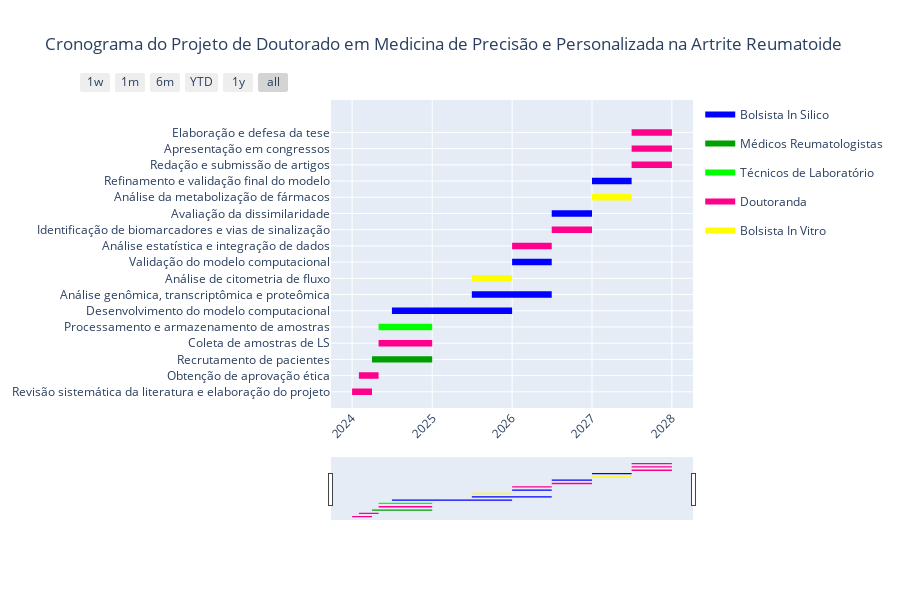

The notebook cell saved with this chart:
### Code cell
import plotly.figure_factory as ff
import pandas as pd

# Dados do cronograma
df = pd.DataFrame(
    [
        dict(Task="Revisão sistemática da literatura e elaboração do projeto", Start="2024-01-01", Finish="2024-04-01", Resource="Doutoranda"),
        dict(Task="Obtenção de aprovação ética", Start="2024-02-01", Finish="2024-05-01", Resource="Doutoranda"),
        dict(Task="Recrutamento de pacientes", Start="2024-04-01", Finish="2025-01-01", Resource="Médicos Reumatologistas"),
        dict(Task="Coleta de amostras de LS", Start="2024-05-01", Finish="2025-01-01", Resource="Médicos Reumatologistas"),
        dict(Task="Processamento e armazenamento de amostras", Start="2024-05-01", Finish="2025-01-01", Resource="Técnicos de Laboratório"),
        dict(Task="Análise genômica, transcriptômica e proteômica", Start="2025-01-01", Finish="2026-07-01", Resource="Bolsista In Silico"),
        dict(Task="Análise de citometria de fluxo", Start="2025-07-01", Finish="2026-01-01", Resource="Bolsista In Vitro"),
        dict(Task="Desenvolvimento do modelo computacional", Start="2025-01-01", Finish="2026-01-01", Resource="Bolsista In Silico"),
        dict(Task="Validação do modelo computacional", Start="2026-01-01", Finish="2026-07-01", Resource="Bolsista In Silico"),
        dict(Task="Análise estatística e integração de dados", Start="2026-01-01", Finish="2026-07-01", Resource="Doutorando(a)"),
        dict(Task="Identificação de biomarcadores e vias de sinalização", Start="2026-07-01", Finish="2027-01-01", Resource="Doutoranda"),
        dict(Task="Avaliação da dissimilaridade", Start="2026-07-01", Finish="2027-01-01", Resource="Bolsista In Silico"),
        dict(Task="Análise da metabolização de fármacos", Start="2027-01-01", Finish="2027-07-01", Resource="Bolsista In Vitro"),
        dict(Task="Refinamento e validação final do modelo", Start="2027-01-01", Finish="2027-07-01", Resource="Bolsista In Silico"),
        dict(Task="Redação e submissão de artigos", Start="2027-07-01", Finish="2028-01-01", Resource="Doutoranda"),
        dict(Task="Apresentação em congressos", Start="2027-07-01", Finish="2028-01-01", Resource="Doutoranda"),
        dict(Task="Elaboração e defesa da tese", Start="2027-07-01", Finish="2028-01-01", Resource="Doutoranda"),
    ]
)

# Criação do gráfico de Gantt
fig = ff.create_gantt(
    df,
    colors={"Doutorando(a)": "rgb(220, 0, 0)", "Bolsista In Silico": "rgb(0, 255, 100)", "Bolsista In Vitro": "rgb(0, 100, 255)", "Médicos Reumatologistas": "rgb(255, 150, 0)", "Técnicos de Laboratório": "rgb(150, 0, 255)"},
    index_col="Resource",
    title="Cronograma do Projeto de Doutorado em Medicina de Precisão e Personalizada na Artrite Reumatoide",
    show_colorbar=True,
    bar_width=0.2,
    showgrid_x=True,
    showgrid_y=True,
)

# Personalização do layout
fig.update_layout(
    xaxis_tickangle=-45, 
    xaxis=dict(
        rangeslider=dict(visible=True),
        type="date"  # Defina o tipo do eixo x como data
    ),
)

# Exibir o gráfico
fig.show()

### Figure 1 — Plotly figure (JSON) as saved in the notebook; plotly's stock layout.template omitted (floating-point values rounded to 4 significant figures)
{"data": [{"fill": "toself", "fillcolor": "rgb(0, 0, 255)", "hoverinfo": "name", "legendgroup": "rgb(0, 0, 255)", "mode": "none", "name": "Bolsista In Silico", "showlegend": true, "type": "scatter", "x": ["2024-07-01", "2026-01-01", "2026-01-01", "2024-07-01", "2024-07-01", "2025-07-01", "2026-07-01", "2026-07-01", "2025-07-01", "2025-07-01", "2026-01-01", "2026-07-01", "2026-07-01", "2026-01-01", "2026-01-01", "2026-07-01", "2027-01-01", "2027-01-01", "2026-07-01", "2026-07-01", "2027-01-01", "2027-07-01", "2027-07-01", "2027-01-01"], "y": [4.8, 4.8, 5.2, 5.2, null, 5.8, 5.8, 6.2, 6.2, null, 7.8, 7.8, 8.2, 8.2, null, 10.8, 10.8, 11.2, 11.2, null, 12.8, 12.8, 13.2, 13.2]}, {"fill": "toself", "fillcolor": "rgb(0, 160, 0)", "hoverinfo": "name", "legendgroup": "rgb(0, 160, 0)", "mode": "none", "name": "Médicos Reumatologistas", "showlegend": true, "type": "scatter", "x": ["2024-04-01", "2025-01-01", "2025-01-01", "2024-04-01"], "y": [1.8, 1.8, 2.2, 2.2]}, {"fill": "toself", "fillcolor": "rgb(0, 255, 0)", "hoverinfo": "name", "legendgroup": "rgb(0, 255, 0)", "mode": "none", "name": "Técnicos de Laboratório", "showlegend": true, "type": "scatter", "x": ["2024-05-01", "2025-01-01", "2025-01-01", "2024-05-01"], "y": [3.8, 3.8, 4.2, 4.2]}, {"fill": "toself", "fillcolor": "rgb(255, 0, 140)", "hoverinfo": "name", "legendgroup": "rgb(255, 0, 140)", "mode": "none", "name": "Doutoranda", "showlegend": true, "type": "scatter", "x": ["2024-01-01", "2024-04-01", "2024-04-01", "2024-01-01", "2024-01-01", "2024-02-01", "2024-05-01", "2024-05-01", "2024-02-01", "2024-02-01", "2024-05-01", "2025-01-01", "2025-01-01", "2024-05-01", "2024-05-01", "2026-01-01", "2026-07-01", "2026-07-01", "2026-01-01", "2026-01-01", "2026-07-01", "2027-01-01", "2027-01-01", "2026-07-01", "2026-07-01", "2027-07-01", "2028-01-01", "2028-01-01", "2027-07-01", "2027-07-01", "2027-07-01", "2028-01-01", "2028-01-01", "2027-07-01", "2027-07-01", "2027-07-01", "2028-01-01", "2028-01-01", "2027-07-01"], "y": [-0.2, -0.2, 0.2, 0.2, null, 0.8, 0.8, 1.2, 1.2, null, 2.8, 2.8, 3.2, 3.2, null, 8.8, 8.8, 9.2, 9.2, null, 9.8, 9.8, 10.2, 10.2, null, 13.8, 13.8, 14.2, 14.2, null, 14.8, 14.8, 15.2, 15.2, null, 15.8, 15.8, 16.2, 16.2]}, {"fill": "toself", "fillcolor": "rgb(255, 255, 0)", "hoverinfo": "name", "legendgroup": "rgb(255, 255, 0)", "mode": "none", "name": "Bolsista In Vitro", "showlegend": true, "type": "scatter", "x": ["2025-07-01", "2026-01-01", "2026-01-01", "2025-07-01", "2025-07-01", "2027-01-01", "2027-07-01", "2027-07-01", "2027-01-01"], "y": [6.8, 6.8, 7.2, 7.2, null, 11.8, 11.8, 12.2, 12.2]}, {"legendgroup": "rgb(0, 0, 255)", "marker": {"color": "rgb(0, 0, 255)", "opacity": 0, "size": 1}, "mode": "markers", "name": "", "showlegend": false, "text": [null, null, null, null, null, null, null, null, null, null], "type": "scatter", "x": ["2024-07-01", "2026-01-01", "2025-07-01", "2026-07-01", "2026-01-01", "2026-07-01", "2026-07-01", "2027-01-01", "2027-01-01", "2027-07-01"], "y": [5, 5, 6, 6, 8, 8, 11, 11, 13, 13]}, {"legendgroup": "rgb(0, 160, 0)", "marker": {"color": "rgb(0, 160, 0)", "opacity": 0, "size": 1}, "mode": "markers", "name": "", "showlegend": false, "text": [null, null], "type": "scatter", "x": ["2024-04-01", "2025-01-01"], "y": [2, 2]}, {"legendgroup": "rgb(0, 255, 0)", "marker": {"color": "rgb(0, 255, 0)", "opacity": 0, "size": 1}, "mode": "markers", "name": "", "showlegend": false, "text": [null, null], "type": "scatter", "x": ["2024-05-01", "2025-01-01"], "y": [4, 4]}, {"legendgroup": "rgb(255, 0, 140)", "marker": {"color": "rgb(255, 0, 140)", "opacity": 0, "size": 1}, "mode": "markers", "name": "", "showlegend": false, "text": [null, null, null, null, null, null, null, null, null, null, null, null, null, null, null, null], "type": "scatter", "x": ["2024-01-01", "2024-04-01", "2024-02-01", "2024-05-01", "2024-05-01", "2025-01-01", "2026-01-01", "2026-07-01", "2026-07-01", "2027-01-01", "2027-07-01", "2028-01-01", "2027-07-01", "2028-01-01", "2027-07-01", "2028-01-01"], "y": [0, 0, 1, 1, 3, 3, 9, 9, 10, 10, 14, 14, 15, 15, 16, 16]}, {"legendgroup": "rgb(255, 255, 0)", "marker": {"color": "rgb(255, 255, 0)", "opacity": 0, "size": 1}, "mode": "markers", "name": "", "showlegend": false, "text": [null, null, null, null], "type": "scatter", "x": ["2025-07-01", "2026-01-01", "2027-01-01", "2027-07-01"], "y": [7, 7, 12, 12]}], "layout": {"height": 600, "hovermode": "closest", "showlegend": true, "title": {"text": "Cronograma do Projeto de Doutorado em Medicina de Precisão e Personalizada na Artrite Reumatoide"}, "xaxis": {"rangeselector": {"buttons": [{"count": 7, "label": "1w", "step": "day", "stepmode": "backward"}, {"count": 1, "label": "1m", "step": "month", "stepmode": "backward"}, {"count": 6, "label": "6m", "step": "month", "stepmode": "backward"}, {"count": 1, "label": "YTD", "step": "year", "stepmode": "todate"}, {"count": 1, "label": "1y", "step": "year", "stepmode": "backward"}, {"step": "all"}]}, "rangeslider": {"visible": true}, "showgrid": true, "tickangle": -45, "type": "date", "zeroline": false}, "yaxis": {"autorange": false, "range": [-1, 18], "showgrid": true, "ticktext": ["Revisão sistemática da literatura e elaboração do projeto", "Obtenção de aprovação ética", "Recrutamento de pacientes", "Coleta de amostras de LS", "Processamento e armazenamento de amostras", "Desenvolvimento do modelo computacional", "Análise genômica, transcriptômica e proteômica", "Análise de citometria de fluxo", "Validação do modelo computacional", "Análise estatística e integração de dados", "Identificação de biomarcadores e vias de sinalização", "Avaliação da dissimilaridade", "Análise da metabolização de fármacos", "Refinamento e validação final do modelo", "Redação e submissão de artigos", "Apresentação em congressos", "Elaboração e defesa da tese"], "tickvals": [0, 1, 2, 3, 4, 5, 6, 7, 8, 9, 10, 11, 12, 13, 14, 15, 16], "zeroline": false}}}
